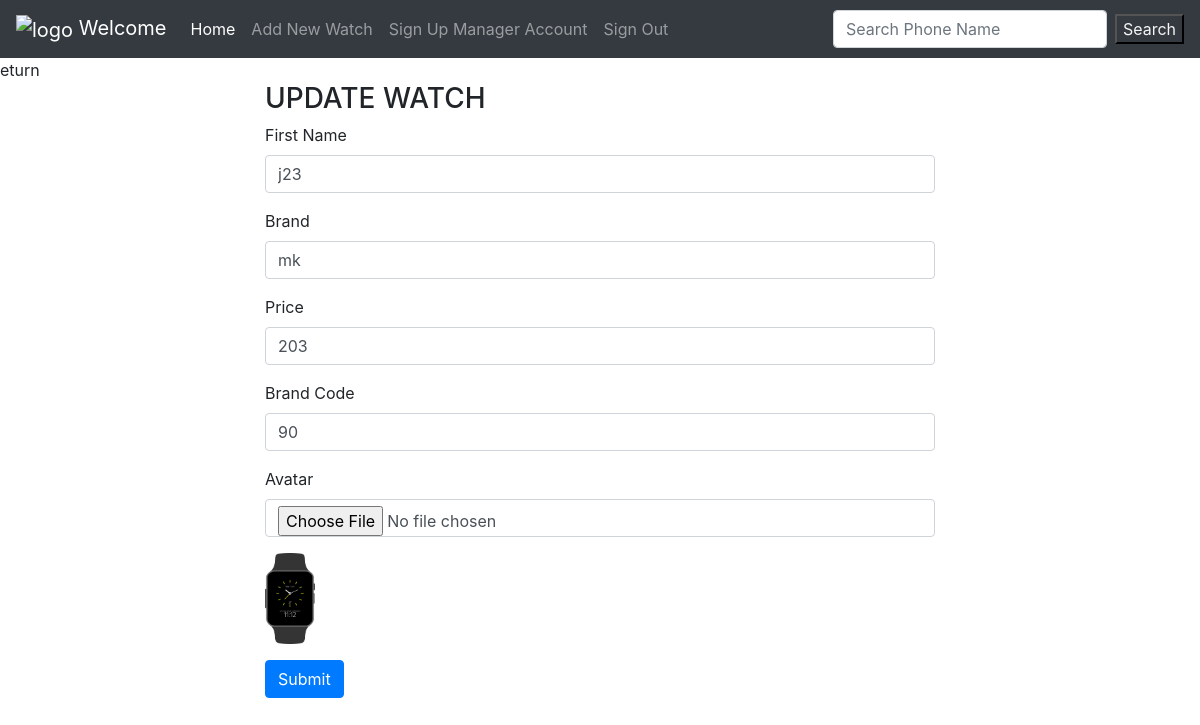
The page /indexwatch.php?page=update-watch&id=37 on the database its author committed.
### tables this page shows
CREATE TABLE `watchs` (
  `id` int NOT NULL,
  `watch_name` varchar(20) NOT NULL,
  `brand` varchar(20) NOT NULL,
  `price` int NOT NULL,
  `image` varchar(20) NOT NULL,
  `brand_id` int NOT NULL
);

### app/Model/WatchModel.php (called while the page is built, shortened)
<?php
class WatchModel
{
    private $dbConnect;
    public function __construct()
    {
        $this->dbConnect = new DBConnect();
    }
    public function getById($id)
    {
        try {
            $sql = "SELECT * FROM `watchs` where `id`= $id";
            $stmt = $this->dbConnect->connect()->query($sql);
            $stmt->execute();
            return $this->convertToObject($stmt->fetch());
        } catch (\PDOException $exception) {
            die($exception->getMessage());
        }
    }
    public function convertToObject($data)
    {
        $watch = new Watch($data['watch_name'], $data['brand'], $data['price'], $data['brand_id']);
        $watch->setId($data['id']);
        if ($data['image'] == null) {
            $watch->setUrlImage('uploads/default/default-avatar.jpeg');
        } else {
            $watch->setUrlImage($data['image']);
        }
        return $watch;
    }
}

### app/Model/DBConnect.php (called while the page is built, shortened)
<?php
class DBConnect
{
    private $dsn;
    private $username;
    private $password;
    public function __construct()
    {
        $this->dsn = "mysql:host=localhost;dbname=watch_manager;charset=utf8";
        $this->username = "leminhchien";
        $this->password = "password";
    }
    public function connect()
    {
        try {
        return new PDO($this->dsn, $this->username,$this->password);
        }catch (PDOException $exception){
            die($exception->getMessage());
        }
    }
}

### app/Model/Watch.php (called while the page is built, shortened)
<?php
class Watch
{
        private $watchname;
        private $brand;
        private $price;
        private $urlImage;
        private $brand_id;
    public function __construct($watchname, $brand, $price, $brand_id)
    {
        $this->watchname = $watchname;
        $this->brand = $brand;
        $this->price = $price;
        $this->brand_id = $brand_id;
    }
    public function getwatchname()
    {
        return $this->watchname;
    }
    public function getbrand()
    {
        return $this->brand;
    }
    public function getprice()
    {
        return $this->price;
    }
    public function getUrlImage()
    {
        return $this->urlImage;
    }
    public function setUrlImage($urlImage): void
    {
        $this->urlImage = $urlImage;
    }
   public function getbrand_id()
   {
       return $this->brand_id;
   }
}

### app/View/backend/watch/update.php (the view)
eturn
<div class="container col-7 ">
    <form method="post"  enctype="multipart/form-data">
        <h3>UPDATE WATCH</h3>
        <?php if(isset($watch)):?>
        <div class="mb-3">
            <label for="first-name" class="form-label">First Name</label>
            <input type="text" required class="form-control" id="watch_name" name="watch_name" value="<?php echo $watch->getwatchname()?>">
        </div>
        <div class="mb-3">
            <label for="last-name" class="form-label">Brand</label>
            <input type="text" required class="form-control" id="brand" name="brand" value="<?php echo $watch->getbrand()?>">
        </div>
        <div class="mb-3">
            <label for="price" class="form-label">Price </label>
            <input type="text" required class="form-control" id="price" name="price" value="<?php echo $watch->getprice()?>">
        </div>
            <div class="mb-3">
                <label for="price" class="form-label">Brand Code </label>
                    <input type="text" required class="form-control" id="brand_id" name="brand_id" value="<?php echo $watch->getbrand_id()?>">
            </div>
            <div class="mb-3">
                <label for="avt" class="form-label">Avatar</label>
                <input type="file" class="form-control" id="avt" name="fileToUpload">
            </div>
            <div class="mb-3">
                <img width="50px" src="<?php echo $watch->getUrlImage()?>" alt="<?php echo $watch->getUrlImage()?>">
            </div>
        <?php endif ?>
        <button type="submit" class="btn btn-primary" onclick=" return confirm('Are you sure ?') ">Submit</button>
    </form>
</div>

### rows shown on the page
watchs: watch_name "j23", brand "mk", price "203", brand_id "90", image (picture)
